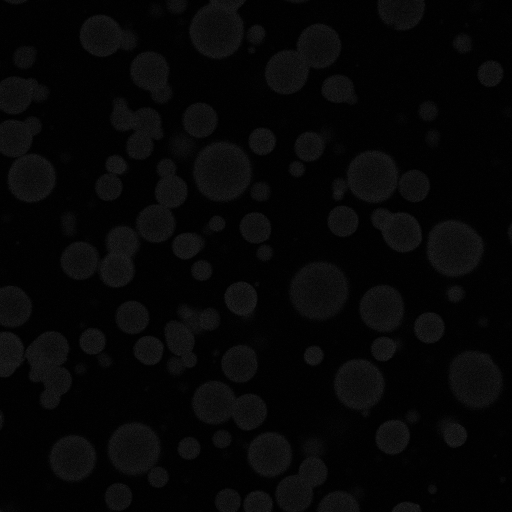
#> input picture Sample_Data/Pretxn_s3c1.tif, 1024 x 1024 px, given in place of Txn_series1_0min_sender.tif, which was not available (shown at 1/2 size); the run also reads 1 picture not shown here
$ jupyter execute --allow-errors Example-Copy1.ipynb   (text cells are left out)
#> lines starting #> are read from the running program, lines starting #| are printed output that depends on the picture; after the words box and inside, x2 and y2 are one past the last pixel; in counts of white or black regions, pixels touching at a corner belong together; pictures that were not available may be replaced by others from this repository, and a replacement may not be noted
[cell 1]
import numpy as np
import pandas as pd
import matplotlib.pyplot as plt

from skimage.measure import label, regionprops
from scipy.ndimage import binary_dilation

[cell 2]
plt.rc('font', family = 'serif', size = 13, weight = "bold")
plt.rc('xtick', labelsize = 10)
plt.rc('ytick', labelsize = 10)
plt.rc('axes', linewidth = 2)
plt.rc('lines', linewidth = 3)
plt.rc('figure', figsize = (5, 5), dpi = 80)
plt.rc('legend', fontsize = 13)

cm = plt.cm.get_cmap('tab20')

[cell 3]
sender_image = plt.imread("./Sample_Data/Txn_series1_0min_sender.tif")
#> sender_image is the input picture: shape (1024, 1024) uint16; min 13, max 13452, mean 1668.6
receiver_image = plt.imread("./Sample_Data/Txn_series1_0min_receiver.tif")

[cell 4]
fig = plt.figure(figsize=(11, 5), dpi = 80)

plt.subplot(1, 2, 1)
plt.title("Sender Channel (Raw)")
plt.imshow(sender_image, cmap="gray")

plt.subplot(1, 2, 2)
plt.title("Receiver Channel (Raw)")
plt.imshow(receiver_image, cmap="gray")

plt.tight_layout()
plt.show()

[cell 5]
def droplet_detection(sender_image, receiver_image):
    """
    Identify the locations of the sender and receiver droplets.
    """
    # Create Binary for better signal to noise
    binary = sender_image > (sender_image.mean() + sender_image.std())
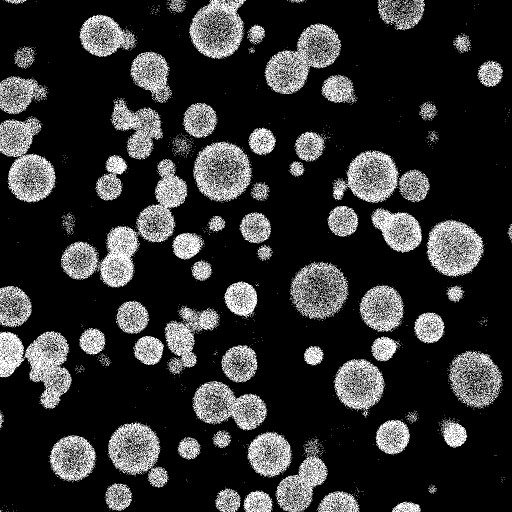
#> binary: shape (1024, 1024) bool (shown at 1/2 size); 18.4% white in thin lines or dots

    # use labeling function to identify connected blobs
    label_im = label(binary)
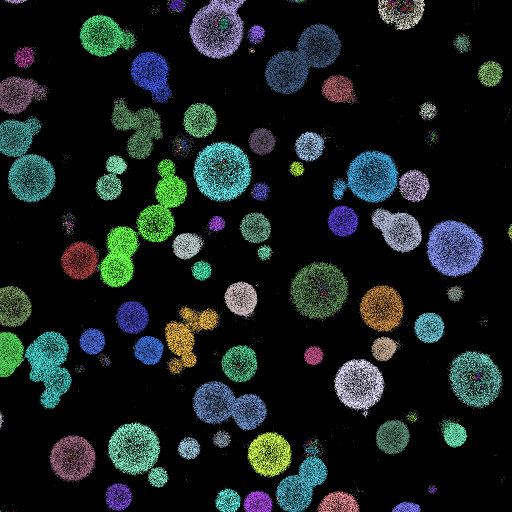
#> label_im: shape (1024, 1024) int32 (shown at 1/2 size); 2889 distinct labels, from 0 to 2888; one colour per label, 0 black
    blob_lists = regionprops(label_im)
#> blob_lists = 2888 regions; largest, box (x1, y1, x2, y2) and area: (194, 318, 375, 575) 11027, (0, 234, 111, 405) 7742, (529, 47, 683, 188) 7023, (853, 440, 968, 554) 6620, (49, 662, 144, 818) 6372

    # Remove small blobs
    senders = [i for i in blob_lists if i.area > 500]
#> senders = 59 regions; largest, box (x1, y1, x2, y2) and area: (194, 318, 375, 575) 11027, (0, 234, 111, 405) 7742, (529, 47, 683, 188) 7023, (853, 440, 968, 554) 6620, (49, 662, 144, 818) 6372

    # Mask to document all sender locations
    mask = np.zeros_like(binary)
    for i in senders:
        minr, minc, maxr, maxc = i.bbox
        mask[minr:maxr, minc:maxc] = 1
#> this loop made 59 passes
#> (minr, minc, maxr, maxc) on passes 1 to 12: (0, 378, 118, 492), (0, 755, 60, 850), (29, 159, 114, 271), (47, 529, 188, 683), (49, 494, 87, 530), (94, 30, 136, 69), (103, 261, 206, 344), (121, 955, 174, 1006), (149, 644, 206, 711), (153, 0, 228, 94), (199, 220, 319, 326), (206, 365, 276, 433)
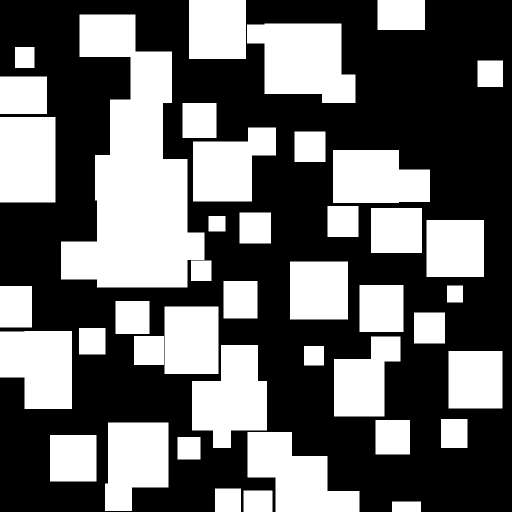
#> mask: shape (1024, 1024) bool (shown at 1/2 size); 41.1% white; 42 white regions, largest, box (x1, y1, x2, y2) and area: (122, 29, 409, 575) 84549, (494, 47, 711, 206) 25342, (384, 690, 534, 896) 21438

    # Create Binary for better signal to noise
    binary = receiver_image > (receiver_image.mean() + receiver_image.std())
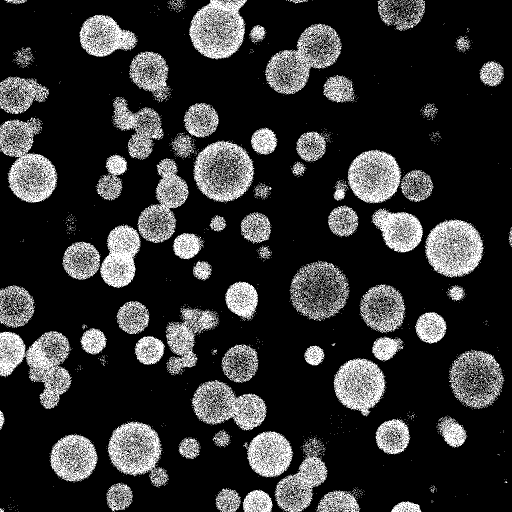
#> binary: shape (1024, 1024) bool (shown at 1/2 size); 18.7% white in thin lines or dots

    # use labeling function to identify connected blobs
    label_im = label(binary)
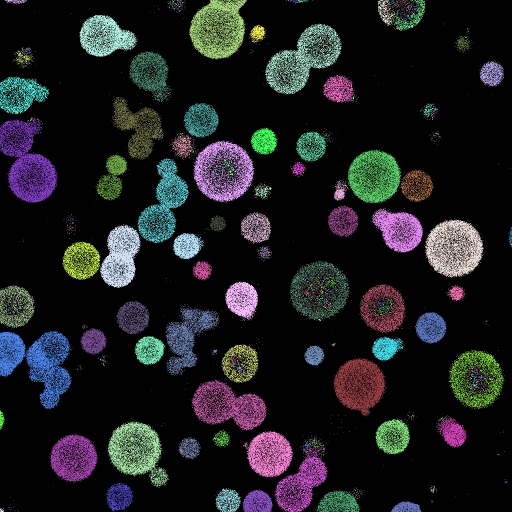
#> label_im: shape (1024, 1024) int32 (shown at 1/2 size); 3059 distinct labels, from 0 to 3058; one colour per label, 0 black
    blob_lists = regionprops(label_im)
#> blob_lists = 3058 regions; largest, box (x1, y1, x2, y2) and area: (0, 662, 144, 818) 8836, (0, 236, 115, 406) 7950, (849, 439, 968, 556) 7742, (378, 0, 494, 119) 7552, (215, 843, 338, 974) 6804

    # Remove small blobs
    receivers = [i for i in blob_lists if i.area > 500]
#> receivers = 58 regions; largest, box (x1, y1, x2, y2) and area: (0, 662, 144, 818) 8836, (0, 236, 115, 406) 7950, (849, 439, 968, 556) 7742, (378, 0, 494, 119) 7552, (215, 843, 338, 974) 6804

    # Extract receiver droplets
    true_receivers = []
    for i in receivers:
        minr, minc, maxr, maxc = i.bbox
        if mask[int((minr+maxr)/2), int((minc+maxc)/2)] == 0:
            true_receivers.append(i)
#> this loop made 58 passes
#> (minr, minc, maxr, maxc) on passes 1 to 12: (0, 378, 119, 494), (0, 755, 51, 791), (0, 789, 61, 850), (30, 158, 114, 275), (47, 530, 189, 683), (50, 501, 87, 531), (103, 258, 199, 339), (122, 959, 173, 1008), (150, 646, 205, 708), (153, 0, 228, 98), (194, 225, 320, 327), (206, 367, 275, 437)
#> after the loop, true_receivers = 1 regions; box (x1, y1, x2, y2) and area: (343, 271, 385, 316) 667

    return senders, true_receivers

[cell 6]
senders, receivers = droplet_detection(sender_image, receiver_image)
#> receivers has the same summary as true_receivers in droplet_detection

[cell 7]
def droplet_detection_single_channel(image):
    """
    Identify the locations of the droplets.
    """
    # Create Binary for better signal to noise
    binary = image > (image.mean() + image.std())

    # use labeling function to identify connected blobs
    label_im = label(binary)
    blob_lists = regionprops(label_im)
#> blob_lists = 2888 regions; largest, box (x1, y1, x2, y2) and area: (194, 318, 375, 575) 11027, (0, 234, 111, 405) 7742, (529, 47, 683, 188) 7023, (853, 440, 968, 554) 6620, (49, 662, 144, 818) 6372

    # Remove small blobs
    droplets = [i for i in blob_lists if i.area > 500]
#> droplets has the same summary as senders in droplet_detection

    return droplets

[cell 8]
droplets = droplet_detection_single_channel(sender_image)
#> droplets has the same summary as senders in droplet_detection

[cell 9]
def droplet_value_extraction_v2(droplets, image, filename = False, dilation = False):
    """
    Extract the intensity value of the droplets. Can save as a txt file for later plotting.
    """
#> called with filename = False, dilation = False

    values = []

    if dilation:

        for blob in droplets:

            minr, minc, maxr, maxc = blob.bbox
            blob_img = image[minr:maxr, minc:maxc]
            vals = blob_img[binary_dilation(blob.image)]
            values.append(vals)

        values = np.concatenate(values)

    else:

        for blob in droplets:

            minr, minc, maxr, maxc = blob.bbox
            blob_img = image[minr:maxr, minc:maxc]
            vals = blob_img[blob.image]
            values.append(vals)
#> this loop made 59 passes
#> pass 1, in droplet_value_extraction_v2, `blob_img = image[minr:maxr, minc:maxc]`:
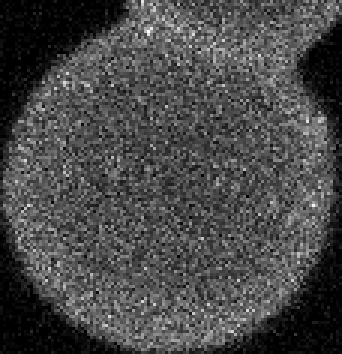
#> blob_img: shape (118, 114) uint16 (shown 3 times larger); min 100, max 19106, mean 5493.6; drawn with min black and max white
#> pass 3, in droplet_value_extraction_v2, `blob_img = image[minr:maxr, minc:maxc]`:
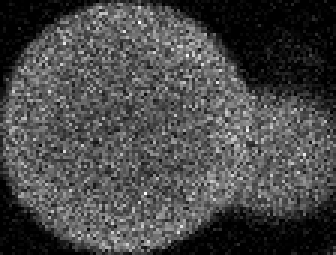
#> blob_img: shape (85, 112) uint16 (shown 3 times larger); min 111, max 17633, mean 5097.4; drawn with min black and max white

        values = np.concatenate(values)

    if filename: np.savetxt(filename, values, fmt='%f')

    return values

[cell 10]
sender_values = droplet_value_extraction_v2(senders, receiver_image)

print("Mean:\t{:.2f}\nStd:\t{:.2f}\nMin:\t{:.2f}\nMax:\t{:.2f}".format(np.mean(sender_values), np.std(sender_values), np.min(sender_values), np.max(sender_values)))
#| Mean:	6385.55
#| Std:	2474.08
#| Min:	122.00
#| Max:	43046.00

[cell 11]
figure = plt.figure(figsize = (8, 6), dpi = 80)

plt.hist(sender_values, bins = 1000, color = 'grey')
plt.title("Sender Droplets", weight = "bold")
plt.xlabel("Fluorescence Intensity (a.u.)", weight = "bold")
plt.ylabel("Frequency", weight = "bold")
plt.xlim(0, 20000)
plt.show()
#> figure, not shown here; tallest bar 1375 high, from x = 6088.4 to 6131.4

[cell 12]
receiver_values = droplet_value_extraction_v2(receivers, receiver_image, dilation = True)
#> the loop in droplet_value_extraction_v2 (call 2), `for blob in droplets: ` made 1 pass

print("Mean:\t{:.2f}\nStd:\t{:.2f}\nMin:\t{:.2f}\nMax:\t{:.2f}".format(np.mean(receiver_values), np.std(receiver_values), np.min(receiver_values), np.max(receiver_values)))
#| Mean:	5455.20
#| Std:	2098.09
#| Min:	290.00
#| Max:	12424.00

[cell 13]
figure = plt.figure(figsize = (8, 6), dpi = 80)

plt.hist(receiver_values, bins = 1000, color = 'grey')
plt.title("Receiver Droplets", weight = "bold")
plt.xlabel("Fluorescence Intensity (a.u.)", weight = "bold")
plt.ylabel("Frequency", weight = "bold")
plt.xlim(0, 20000)
plt.show()

[cell 14]
def droplet_annotation(image, droplet, RAW = False, filename = False):
    """
    Saves the image with droplets annotated.

    RAW = True -> plots the raw image.

    RAW = False -> plots the amplified binary image.

    Set up a filename to save the image.
    """
#> called with RAW = False, filename = './Sample_Data/test.png'

    figure = plt.figure(figsize=(8, 8), dpi = 80)

    ax = plt.subplot(1,1,1)

    if RAW:
        plt.imshow(image, cmap = "gray")
    else:
        binary = image > (image.mean() + image.std())
        plt.imshow(binary, cmap = "gray")


    for i in droplet:
        minr, minc, maxr, maxc = i.bbox
        rect = plt.Rectangle((minc, minr), maxc - minc, maxr - minr,
                                  fill=False, edgecolor='red', linewidth=2, alpha=.8)
        ax.add_patch(rect)
        ax.set_axis_off()
#> this loop made 59 passes

    if filename:
        plt.savefig(filename, bbox_inches='tight', pad_inches=0)

    plt.show()

[cell 15]
print("Sender Droplets")
droplet_annotation(receiver_image, senders, RAW = False, filename = "./Sample_Data/test.png")

[cell 16]
print("Receiver Droplets")
droplet_annotation(receiver_image, receivers, RAW = False)
#> the loop in droplet_annotation (call 2), `for i in droplet:` made 1 pass

[cell 17]
series_sender_values, series_receiver_values = [], []

#> (the rest of this cell did not finish here and is left out)

#> the loop in droplet_detection (call 2), `for i in senders:` made 59 passes
#> the loop in droplet_detection (call 2), `for i in receivers:` made 58 passes
    sender_value = droplet_value_extraction_v2(senders, receiver_image)
    receiver_value = droplet_value_extraction_v2(receivers, receiver_image, dilation = True)
    series_sender_values.append(sender_value)
    series_receiver_values.append(receiver_value)

[cell 18]
fig, (ax1, ax2) = plt.subplots(nrows=1, ncols=2, figsize=(8, 3.5))

#> (the rest of this cell did not finish here and is left out)

[cell 19]
fig, (ax1, ax2) = plt.subplots(nrows=1, ncols=2, figsize=(12, 3.5))

ax1.hist(series_sender_values[0], bins = 1000, color = 'grey')
#> (the rest of this cell did not finish here and is left out)

#> (a cell that did not finish here is left out)

#> (a cell that did not finish here is left out)

#> (a cell that did not finish here is left out)

[cell 23]
fig, (ax1, ax2) = plt.subplots(nrows=1, ncols=2, figsize=(8, 3.5))

#> (the rest of this cell did not finish here and is left out)

[cell 24]
def adv_concat(lst):
    try:
        lst = np.concatenate(lst)
    except:
        lst = np.array(lst)
    return lst

d5, d7_5, d10, d20, d30, d40, d50 = [], [], [], [], [], [], []

#> (the rest of this cell did not finish here and is left out)

[cell 25]
fig, (ax1, ax2) = plt.subplots(nrows=1, ncols=2, figsize=(9, 3.5))

#> (the rest of this cell did not finish here and is left out)

[cell 26]
def droplet_value_extraction(droplets, image, filename = False, threshold = .75):
    """
    Extract the intensity value of the droplets. Can save as a txt file for later plotting.
    """
#> called with filename = False, threshold = 0.75

    values = []

    for blob in droplets:

        minr, minc, maxr, maxc = blob.bbox
        blob_img = image[minr:maxr, minc:maxc]
        vals = blob_img.flatten()
        background = np.quantile(image.flatten(), threshold)

        # Remove the background values
        vals = vals[vals > background]
        values.append(vals)

    values = np.concatenate(values)

    if filename: np.savetxt(filename, values, fmt='%f')

    return values

[cell 27]
sender_values = droplet_value_extraction(senders, receiver_image)

print("Mean:\t{:.2f}\nStd:\t{:.2f}\nMin:\t{:.2f}\nMax:\t{:.2f}".format(np.mean(sender_values), np.std(sender_values), np.min(sender_values), np.max(sender_values)))
#| Mean:	6872.73
#| Std:	2071.92
#| Min:	3983.00
#| Max:	47793.00

plt.hist(sender_values, bins = 1000)
plt.xlim(0, 20000)
plt.show()
#> figure, not shown here; tallest bar 2449 high, from x = 5691.6 to 5735.4

[cell 28]
receiver_values = droplet_value_extraction(receivers, receiver_image,\
                                           threshold = .75)
#> the loop in droplet_value_extraction (call 2), `for blob in droplets: ` made 1 pass

print("Mean:\t{:.2f}\nStd:\t{:.2f}\nMin:\t{:.2f}\nMax:\t{:.2f}".format(np.mean(receiver_values), np.std(receiver_values), np.min(receiver_values), np.max(receiver_values)))
#| Mean:	6119.92
#| Std:	1670.75
#| Min:	3983.00
#| Max:	12424.00


plt.hist(receiver_values, bins = 1000)
plt.xlim(0, 20000)
plt.show()
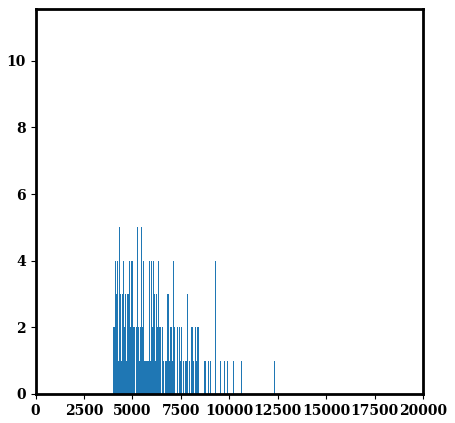
#> figure drawn by matplotlib, 1 panel; tallest bar 11 high, from x = 4405.1 to 4413.5
np.mean(receiver_values)
#> Out = 6119.9

[cell 29]
senders, receivers = droplet_detection(sender_image, receiver_image)
#> the loop in droplet_detection (call 3), `for i in senders:` made 58 passes
#> after the loop in droplet_detection (call 3), `for i in senders:`:
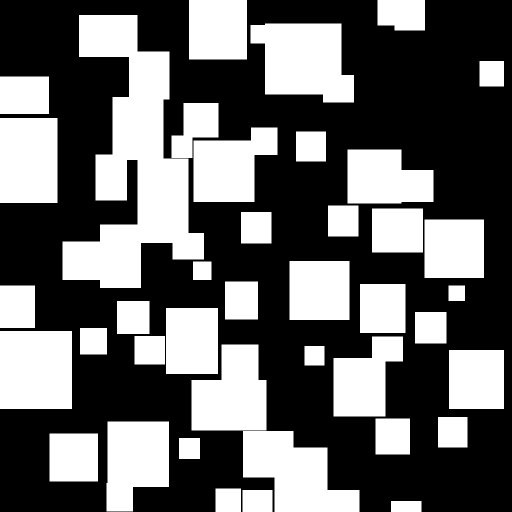
#> mask: shape (1024, 1024) bool (shown at 1/2 size); 40.5% white; 40 white regions, largest, box (x1, y1, x2, y2) and area: (125, 30, 408, 576) 71112, (501, 47, 708, 205) 24766, (486, 862, 719, 1024) 23603
#> the loop in droplet_detection (call 3), `for i in receivers:` made 58 passes

[cell 30]
droplet_annotation(receiver_image, senders, RAW = False)
#> call 3 of droplet_annotation, with RAW = False, filename = False
#> the loop in droplet_annotation (call 3), `for i in droplet:` made 58 passes
#> in droplet_annotation (call 3), `plt.show()`:
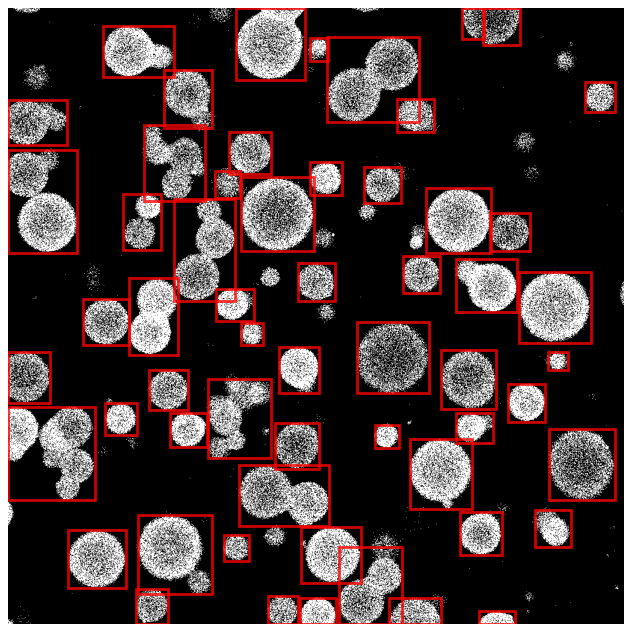
#> figure drawn by matplotlib, 1 panel
droplet_annotation(receiver_image, receivers, RAW = False)
